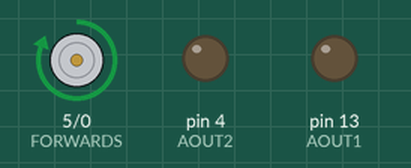
Recording of a sketch running on a simulated Arduino Uno, built with avr-gcc and run on an emulated ATmega328P. Parts: motor-driver pin pairs drawn as motors (green arrow = first pin HIGH = forward, orange = second pin HIGH = backward, longer = more drive), output pins drawn as LEDs (lit = HIGH).

Above: at 1.0 s.
At 3.0 s:
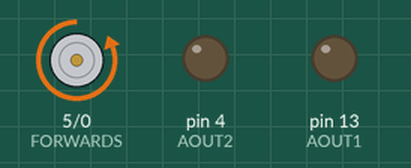
At 5.0 s:
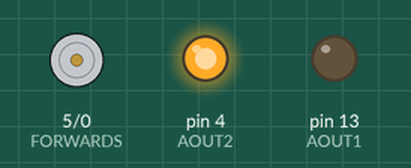
At 7.0 s:
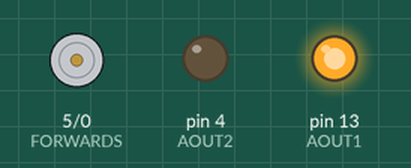
Timing chart, 0 to 10.4 s (numbered marks = the images above):
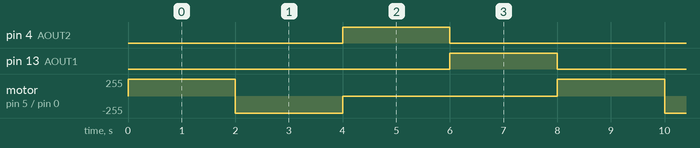

The sketch:

motor-driver.ino
```cpp
int FORWARDS = 5;
int BACKWARDS = 0;
int AOUT2 = 4;
int AOUT1 = 13;

void setup() {
  pinMode(FORWARDS, OUTPUT);
  pinMode(BACKWARDS, OUTPUT);
  pinMode(AOUT2, OUTPUT);
  pinMode(AOUT1, OUTPUT);
}

void loop() {
  digitalWrite(FORWARDS, HIGH);
  delay(2000);
  digitalWrite(FORWARDS, LOW);
  digitalWrite(BACKWARDS, HIGH);
  delay(2000);
  digitalWrite(BACKWARDS, LOW);
  digitalWrite(AOUT2, HIGH);
  delay(2000);
  digitalWrite(AOUT2, LOW);
  digitalWrite(AOUT1, HIGH);
  delay(2000);
  digitalWrite(AOUT1, LOW);
}
```

Measured:
- by itself, pin 4 (AOUT2), pin 13 (AOUT1): alternates HIGH for 2.0 s and LOW for 6.0 s
- by itself, motor on pin 5 (FORWARDS) / pin 0 (BACKWARDS): repeats every 8.0 s: backward 255/255 2.0 s, stopped 4.0 s, forward 255/255 2.0 s
